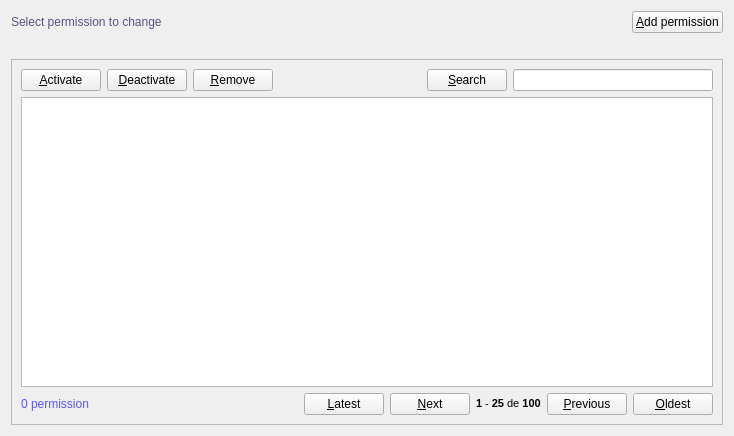
<?xml version="1.0" encoding="UTF-8"?>
<ui version="4.0">
 <class>Permission</class>
 <widget class="QWidget" name="Permission">
  <property name="geometry">
   <rect>
    <x>0</x>
    <y>0</y>
    <width>734</width>
    <height>436</height>
   </rect>
  </property>
  <property name="windowTitle">
   <string>Permission</string>
  </property>
  <property name="windowIcon">
   <iconset resource="resources.qrc">
    <normaloff>:/default/static/default/icons/22x22/face-devilish.png</normaloff>:/default/static/default/icons/22x22/face-devilish.png</iconset>
  </property>
  <layout class="QGridLayout" name="gridLayout_2">
   <item row="0" column="0">
    <layout class="QHBoxLayout" name="horizontalLayout_2">
     <item>
      <widget class="QLabel" name="titleLabel">
       <property name="styleSheet">
        <string notr="true">color: rgb(85, 85, 127);
font: 75 14pt &quot;DejaVu Sans Mono&quot;;</string>
       </property>
       <property name="text">
        <string>Select permission to change</string>
       </property>
      </widget>
     </item>
     <item>
      <spacer name="horizontalSpacer">
       <property name="orientation">
        <enum>Qt::Horizontal</enum>
       </property>
       <property name="sizeHint" stdset="0">
        <size>
         <width>40</width>
         <height>20</height>
        </size>
       </property>
      </spacer>
     </item>
     <item>
      <widget class="QPushButton" name="newPushButton">
       <property name="text">
        <string>&amp;Add permission</string>
       </property>
       <property name="icon">
        <iconset resource="resources.qrc">
         <normaloff>:/default/static/default/icons/22x22/document-new.png</normaloff>:/default/static/default/icons/22x22/document-new.png</iconset>
       </property>
       <property name="shortcut">
        <string>Ctrl+N</string>
       </property>
      </widget>
     </item>
    </layout>
   </item>
   <item row="1" column="0">
    <widget class="QLabel" name="statusLabel">
     <property name="styleSheet">
      <string notr="true"/>
     </property>
     <property name="text">
      <string/>
     </property>
    </widget>
   </item>
   <item row="2" column="0">
    <widget class="QFrame" name="frame">
     <property name="frameShape">
      <enum>QFrame::StyledPanel</enum>
     </property>
     <property name="frameShadow">
      <enum>QFrame::Raised</enum>
     </property>
     <layout class="QGridLayout" name="gridLayout">
      <item row="0" column="0">
       <layout class="QHBoxLayout" name="horizontalLayout_3">
        <item>
         <widget class="QPushButton" name="activatePushButton">
          <property name="text">
           <string>&amp;Activate</string>
          </property>
          <property name="icon">
           <iconset resource="resources.qrc">
            <normaloff>:/default/static/default/icons/22x22/dialog-ok-apply.png</normaloff>:/default/static/default/icons/22x22/dialog-ok-apply.png</iconset>
          </property>
          <property name="shortcut">
           <string>Ctrl+E</string>
          </property>
         </widget>
        </item>
        <item>
         <widget class="QPushButton" name="deactivatePushButton">
          <property name="text">
           <string>&amp;Deactivate</string>
          </property>
          <property name="icon">
           <iconset resource="resources.qrc">
            <normaloff>:/default/static/default/icons/22x22/dialog-ok.png</normaloff>:/default/static/default/icons/22x22/dialog-ok.png</iconset>
          </property>
          <property name="shortcut">
           <string>Ctrl+Shift+E</string>
          </property>
         </widget>
        </item>
        <item>
         <widget class="QPushButton" name="removePushButton">
          <property name="text">
           <string>&amp;Remove</string>
          </property>
          <property name="icon">
           <iconset resource="resources.qrc">
            <normaloff>:/default/static/default/icons/22x22/edit-delete.png</normaloff>:/default/static/default/icons/22x22/edit-delete.png</iconset>
          </property>
          <property name="shortcut">
           <string>Ctrl+Del</string>
          </property>
         </widget>
        </item>
        <item>
         <spacer name="horizontalSpacer_2">
          <property name="orientation">
           <enum>Qt::Horizontal</enum>
          </property>
          <property name="sizeHint" stdset="0">
           <size>
            <width>40</width>
            <height>20</height>
           </size>
          </property>
         </spacer>
        </item>
        <item>
         <widget class="QPushButton" name="searchAdvancedPushButton">
          <property name="text">
           <string>&amp;Search</string>
          </property>
          <property name="icon">
           <iconset resource="resources.qrc">
            <normaloff>:/default/static/default/icons/22x22/page-zoom.png</normaloff>:/default/static/default/icons/22x22/page-zoom.png</iconset>
          </property>
          <property name="shortcut">
           <string>Ctrl+K</string>
          </property>
          <property name="checkable">
           <bool>false</bool>
          </property>
         </widget>
        </item>
        <item>
         <widget class="QLineEdit" name="searchLineEdit">
          <property name="minimumSize">
           <size>
            <width>200</width>
            <height>0</height>
           </size>
          </property>
          <property name="styleSheet">
           <string notr="true">color: rgb(170, 170, 255); 
font: oblique 8pt &quot;DejaVu Sans Mono&quot;;</string>
          </property>
          <property name="dragEnabled">
           <bool>true</bool>
          </property>
         </widget>
        </item>
       </layout>
      </item>
      <item row="1" column="0">
       <widget class="QTableView" name="permissionTableView">
        <property name="alternatingRowColors">
         <bool>true</bool>
        </property>
        <property name="sortingEnabled">
         <bool>true</bool>
        </property>
       </widget>
      </item>
      <item row="2" column="0">
       <layout class="QHBoxLayout" name="horizontalLayout">
        <item>
         <widget class="QLabel" name="statusPermissionTableViewLabel">
          <property name="styleSheet">
           <string notr="true">color: rgb(85, 85, 255);</string>
          </property>
          <property name="text">
           <string>0 permission</string>
          </property>
         </widget>
        </item>
        <item>
         <spacer name="horizontalSpacer_4">
          <property name="orientation">
           <enum>Qt::Horizontal</enum>
          </property>
          <property name="sizeHint" stdset="0">
           <size>
            <width>40</width>
            <height>20</height>
           </size>
          </property>
         </spacer>
        </item>
        <item>
         <widget class="QPushButton" name="latestPushButton">
          <property name="text">
           <string>&amp;Latest</string>
          </property>
          <property name="icon">
           <iconset resource="resources.qrc">
            <normaloff>:/default/static/default/icons/22x22/go-previous-view.png</normaloff>:/default/static/default/icons/22x22/go-previous-view.png</iconset>
          </property>
          <property name="shortcut">
           <string>Ctrl+Shift+Left, Ctrl+Shift+PgUp</string>
          </property>
         </widget>
        </item>
        <item>
         <widget class="QPushButton" name="nextPushButton">
          <property name="text">
           <string>&amp;Next</string>
          </property>
          <property name="icon">
           <iconset resource="resources.qrc">
            <normaloff>:/default/static/default/icons/22x22/go-previous.png</normaloff>:/default/static/default/icons/22x22/go-previous.png</iconset>
          </property>
          <property name="shortcut">
           <string>Ctrl+Left, Ctrl+PgUp</string>
          </property>
         </widget>
        </item>
        <item>
         <widget class="QLabel" name="statusPaginationLabel">
          <property name="text">
           <string>&lt;!DOCTYPE HTML PUBLIC &quot;-//W3C//DTD HTML 4.0//EN&quot; &quot;http://www.w3.org/TR/REC-html40/strict.dtd&quot;&gt;
&lt;html&gt;&lt;head&gt;&lt;meta name=&quot;qrichtext&quot; content=&quot;1&quot; /&gt;&lt;style type=&quot;text/css&quot;&gt;
p, li { white-space: pre-wrap; }
&lt;/style&gt;&lt;/head&gt;&lt;body style=&quot; font-family:'DejaVu Sans Mono'; font-size:8pt; font-weight:400; font-style:normal;&quot;&gt;
&lt;p style=&quot; margin-top:0px; margin-bottom:0px; margin-left:0px; margin-right:0px; -qt-block-indent:0; text-indent:0px;&quot;&gt;&lt;span style=&quot; font-weight:600;&quot;&gt;1&lt;/span&gt; - &lt;span style=&quot; font-weight:600;&quot;&gt;25&lt;/span&gt; de &lt;span style=&quot; font-weight:600;&quot;&gt;100&lt;/span&gt;&lt;/p&gt;&lt;/body&gt;&lt;/html&gt;</string>
          </property>
         </widget>
        </item>
        <item>
         <widget class="QPushButton" name="previousPushButton">
          <property name="text">
           <string>&amp;Previous</string>
          </property>
          <property name="icon">
           <iconset resource="resources.qrc">
            <normaloff>:/default/static/default/icons/22x22/go-next.png</normaloff>:/default/static/default/icons/22x22/go-next.png</iconset>
          </property>
          <property name="shortcut">
           <string>Ctrl+Right, Ctrl+PgDown</string>
          </property>
         </widget>
        </item>
        <item>
         <widget class="QPushButton" name="oldestPushButton">
          <property name="text">
           <string>&amp;Oldest</string>
          </property>
          <property name="icon">
           <iconset resource="resources.qrc">
            <normaloff>:/default/static/default/icons/22x22/go-next-view.png</normaloff>:/default/static/default/icons/22x22/go-next-view.png</iconset>
          </property>
          <property name="shortcut">
           <string>Ctrl+Shift+Right, Ctrl+Shift+PgDown</string>
          </property>
         </widget>
        </item>
       </layout>
      </item>
     </layout>
    </widget>
   </item>
  </layout>
 </widget>
 <tabstops>
  <tabstop>permissionTableView</tabstop>
  <tabstop>newPushButton</tabstop>
  <tabstop>activatePushButton</tabstop>
  <tabstop>deactivatePushButton</tabstop>
  <tabstop>removePushButton</tabstop>
  <tabstop>searchAdvancedPushButton</tabstop>
  <tabstop>searchLineEdit</tabstop>
  <tabstop>latestPushButton</tabstop>
  <tabstop>nextPushButton</tabstop>
  <tabstop>previousPushButton</tabstop>
  <tabstop>oldestPushButton</tabstop>
 </tabstops>
 <resources>
  <include location="resources.qrc"/>
 </resources>
 <connections/>
</ui>
